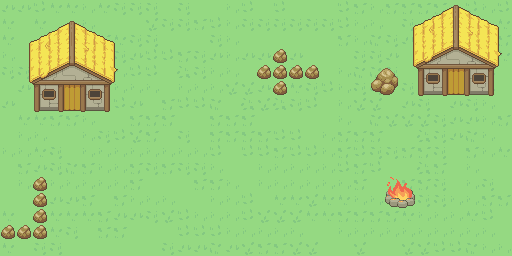

Below is a game level as drawn by its tile map, then a one-line description and the .tmx that defines it (tile-layer data replaced by summaries):
An orthogonal 32x16 tile map with 16x16 px tiles, 2 tile layers (ground, objects), 4 tilesets.

<map version="1.10" tiledversion="1.11.2" orientation="orthogonal" renderorder="right-down" width="32" height="16" tilewidth="16" tileheight="16" infinite="0" nextlayerid="3" nextobjectid="1">
 <tileset firstgid="1" source="The Fan-tasy Tileset/Tiled/Tilesets/Animation_Campfire.tsx" />
 <tileset firstgid="33" source="The Fan-tasy Tileset/Tiled/Tilesets/Tileset_Ground.tsx" />
 <tileset firstgid="201" source="The Fan-tasy Tileset/Tiled/Tilesets/Atlas_Buildings.tsx" />
 <tileset firstgid="643" source="The Fan-tasy Tileset/Tiled/Tilesets/Atlas_Rocks.tsx" />
 <layer id="1" name="ground" width="32" height="16">
  <data>[512 cells, 512 non-empty, 10 distinct tile ids]</data>
 </layer>
 <layer id="2" name="objects" width="32" height="16">
  <data>[512 cells, 104 non-empty, 51 distinct tile ids]</data>
 </layer>
</map>
